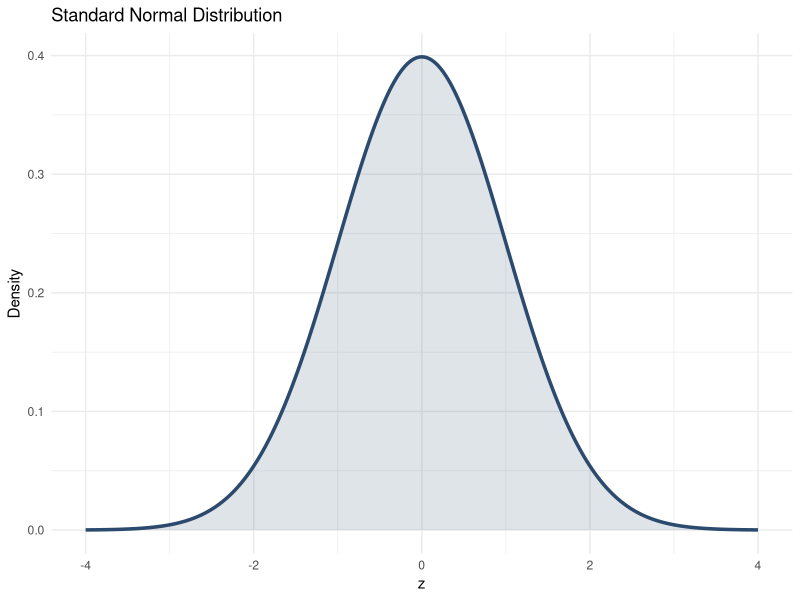
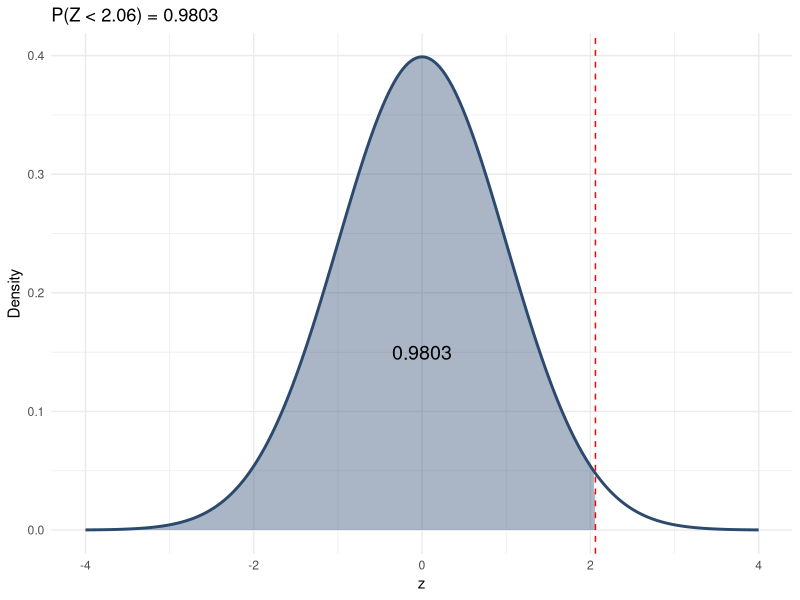
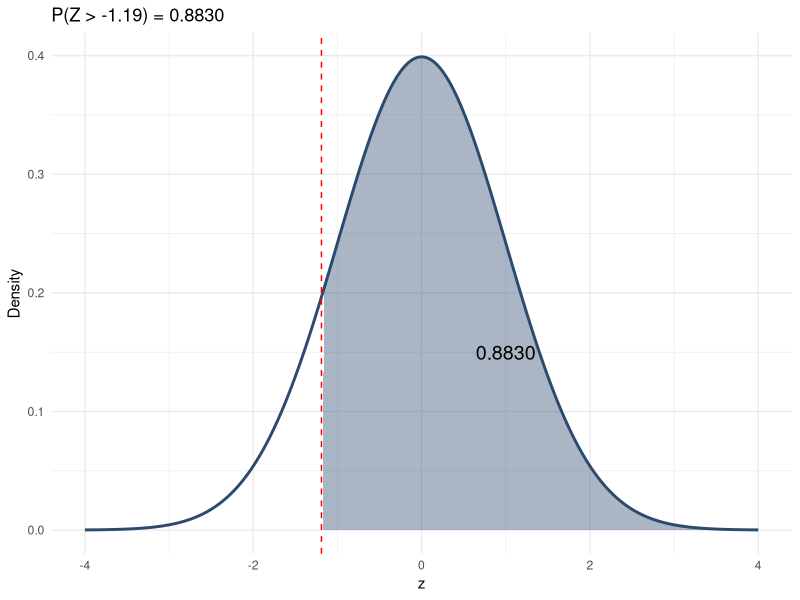
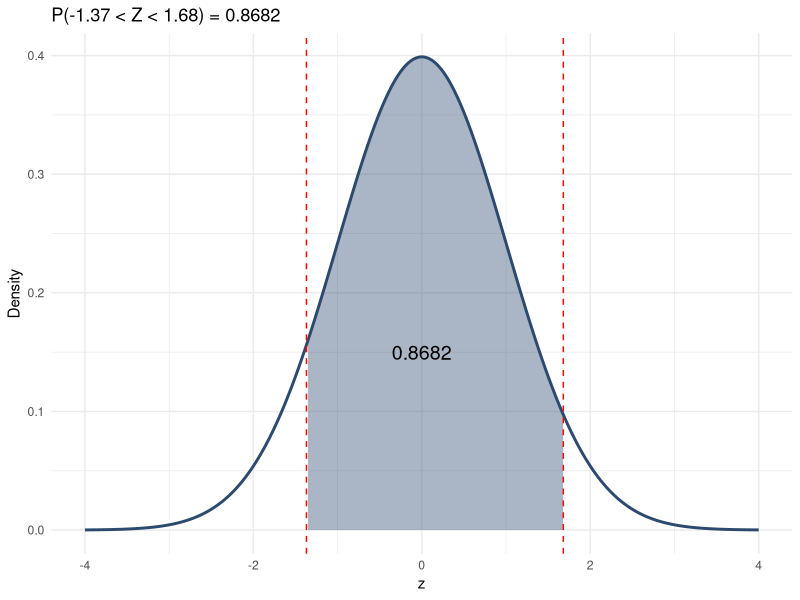
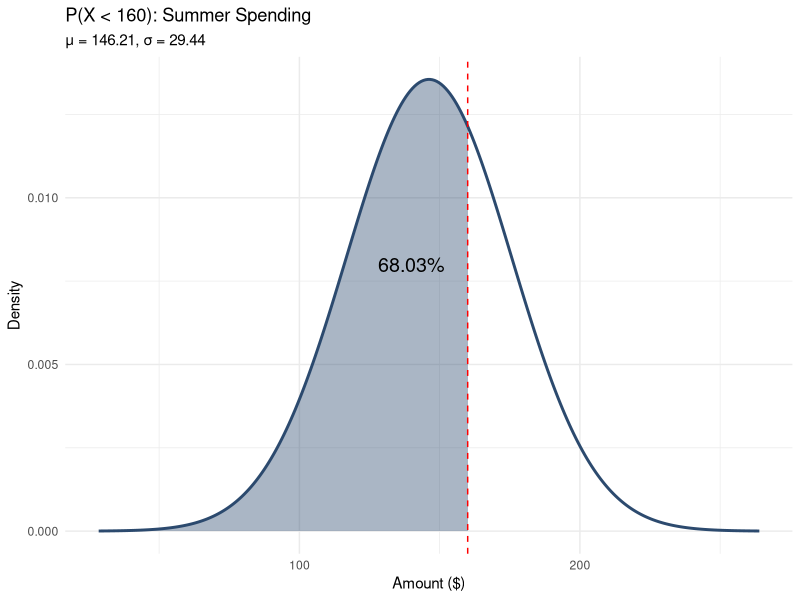
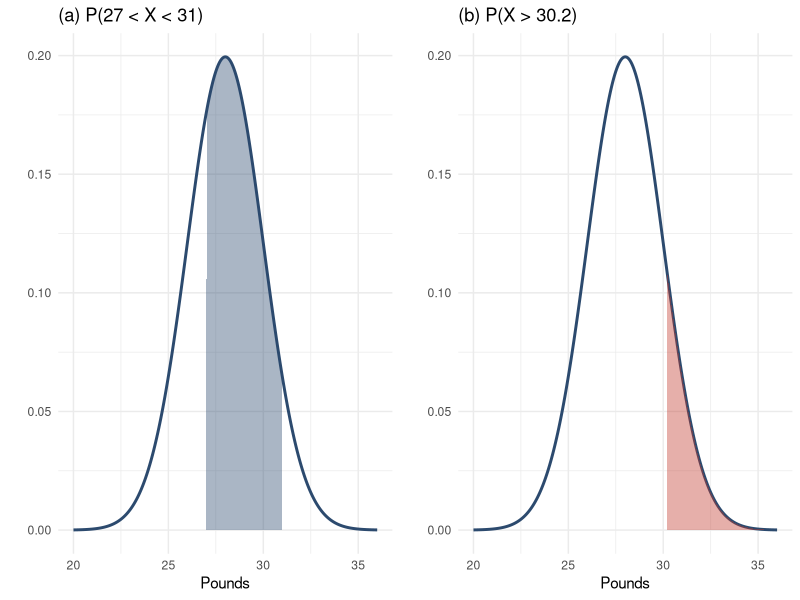
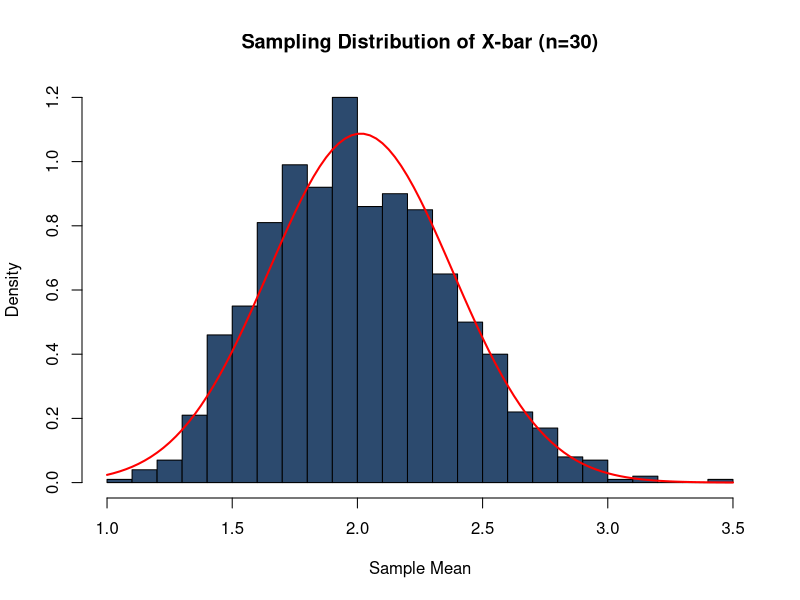

The R script that drew these images, in order:
## ---- chunk 1
library(tidyverse)
library(ggplot2)
library(gridExtra)
knitr::opts_chunk$set(echo = TRUE, warning = FALSE, message = FALSE)
## ---- chunk 2
x <- seq(-4, 4, length.out = 300)
df <- data.frame(x = x, y = dnorm(x))
ggplot(df, aes(x, y)) +
  geom_line(color = "#2c4a6e", linewidth = 1.2) +
  geom_area(fill = "#2c4a6e", alpha = 0.15) +
  labs(title = "Standard Normal Distribution",
       x = "z", y = "Density") +
  theme_minimal()
## ---- chunk 3
# Area to the LEFT of z = 2.06
pnorm(2.06)
## ---- chunk 4
x <- seq(-4, 4, length.out = 300)
df <- data.frame(x = x, y = dnorm(x))
ggplot(df, aes(x, y)) +
  geom_line(color = "#2c4a6e", linewidth = 1) +
  geom_area(data = filter(df, x <= 2.06),
            aes(x, y), fill = "#2c4a6e", alpha = 0.4) +
  annotate("text", x = 0, y = 0.15, label = "0.9803", size = 5) +
  geom_vline(xintercept = 2.06, linetype = "dashed", color = "red") +
  labs(title = "P(Z < 2.06) = 0.9803", x = "z", y = "Density") +
  theme_minimal()
## ---- chunk 5
# Area to the RIGHT of z = -1.19
1 - pnorm(-1.19)
# Equivalently:
pnorm(-1.19, lower.tail = FALSE)
## ---- chunk 6
x <- seq(-4, 4, length.out = 300)
df <- data.frame(x = x, y = dnorm(x))
ggplot(df, aes(x, y)) +
  geom_line(color = "#2c4a6e", linewidth = 1) +
  geom_area(data = filter(df, x >= -1.19),
            aes(x, y), fill = "#2c4a6e", alpha = 0.4) +
  annotate("text", x = 1, y = 0.15, label = "0.8830", size = 5) +
  geom_vline(xintercept = -1.19, linetype = "dashed", color = "red") +
  labs(title = "P(Z > -1.19) = 0.8830", x = "z", y = "Density") +
  theme_minimal()
## ---- chunk 7
# Area BETWEEN z = -1.37 and z = 1.68
pnorm(1.68) - pnorm(-1.37)
## ---- chunk 8
x <- seq(-4, 4, length.out = 300)
df <- data.frame(x = x, y = dnorm(x))
ggplot(df, aes(x, y)) +
  geom_line(color = "#2c4a6e", linewidth = 1) +
  geom_area(data = filter(df, x >= -1.37 & x <= 1.68),
            aes(x, y), fill = "#2c4a6e", alpha = 0.4) +
  annotate("text", x = 0, y = 0.15, label = "0.8682", size = 5) +
  geom_vline(xintercept = c(-1.37, 1.68), linetype = "dashed", color = "red") +
  labs(title = "P(-1.37 < Z < 1.68) = 0.8682", x = "z", y = "Density") +
  theme_minimal()
## ---- chunk 9
# (a) P(0 < Z < 2.32)
pnorm(2.32) - pnorm(0)

# (b) P(Z < 1.65)
pnorm(1.65)

# (c) P(Z > 1.91)
1 - pnorm(1.91)
## ---- chunk 10
# Find z given left-tail area = 0.7123
qnorm(0.7123)
## ---- chunk 11
mu <- 146.21; sigma <- 29.44
pnorm(160, mean = mu, sd = sigma)
## ---- chunk 12
x <- seq(mu - 4*sigma, mu + 4*sigma, length.out = 300)
df <- data.frame(x = x, y = dnorm(x, mu, sigma))
ggplot(df, aes(x, y)) +
  geom_line(color = "#2c4a6e", linewidth = 1) +
  geom_area(data = filter(df, x <= 160), aes(x, y),
            fill = "#2c4a6e", alpha = 0.4) +
  geom_vline(xintercept = 160, linetype = "dashed", color = "red") +
  annotate("text", x = 140, y = 0.008, label = "68.03%", size = 5) +
  labs(title = "P(X < 160): Summer Spending",
       subtitle = paste0("μ = ", mu, ", σ = ", sigma),
       x = "Amount ($)", y = "Density") +
  theme_minimal()
## ---- chunk 13
mu <- 28; sigma <- 2

# (a) P(27 < X < 31)
pnorm(31, mu, sigma) - pnorm(27, mu, sigma)

# (b) P(X > 30.2)
pnorm(30.2, mu, sigma, lower.tail = FALSE)
## ---- chunk 14
x <- seq(mu - 4*sigma, mu + 4*sigma, length.out = 300)
df <- data.frame(x = x, y = dnorm(x, mu, sigma))
p1 <- ggplot(df, aes(x, y)) +
  geom_line(color = "#2c4a6e", linewidth = 1) +
  geom_area(data = filter(df, x >= 27 & x <= 31),
            aes(x, y), fill = "#2c4a6e", alpha = 0.4) +
  labs(title = "(a) P(27 < X < 31)", x = "Pounds", y = "") +
  theme_minimal()
p2 <- ggplot(df, aes(x, y)) +
  geom_line(color = "#2c4a6e", linewidth = 1) +
  geom_area(data = filter(df, x >= 30.2),
            aes(x, y), fill = "#c0392b", alpha = 0.4) +
  labs(title = "(b) P(X > 30.2)", x = "Pounds", y = "") +
  theme_minimal()
gridExtra::grid.arrange(p1, p2, ncol = 2)
## ---- chunk 15
mu <- 1.64; sigma <- 0.24
p <- pnorm(1, mean = mu, sd = sigma)
p
# Expected number among 500 people
500 * p
## ---- chunk 16
mu <- 200; sigma <- 20
# Find the value X such that P(X > x) = 0.10
qnorm(0.90, mean = mu, sd = sigma)
## ---- chunk 17
mu <- 120; sigma <- 8
qnorm(0.20, mean = mu, sd = sigma)
qnorm(0.80, mean = mu, sd = sigma)
## ---- chunk 18
mu <- 110000; sigma <- 15000

# P(X > 132500)
pnorm(132500, mean = mu, sd = sigma, lower.tail = FALSE)

# Equivalent z-score
z <- (132500 - mu) / sigma
z
pnorm(z, lower.tail = FALSE)
## ---- chunk 19
mu <- 166; sigma <- 26
# Approximate probability (treating as normal)
z <- (145 - mu) / sigma
z
pnorm(145, mean = mu, sd = sigma)
## ---- chunk 20
# CLT demonstration: sampling from a skewed distribution
set.seed(42)
pop <- rexp(10000, rate = 0.5)  # skewed population
sample_means <- replicate(1000, mean(sample(pop, 30)))
hist(sample_means, breaks = 30, col = "#2c4a6e",
     main = "Sampling Distribution of X-bar (n=30)",
     xlab = "Sample Mean", freq = FALSE)
curve(dnorm(x, mean(pop), sd(pop)/sqrt(30)), add = TRUE,
      col = "red", lwd = 2)
## ---- chunk 21
mu <- 25; sigma <- 3; n <- 20
se <- sigma / sqrt(n)
se

# P(X-bar > 26.3)
pnorm(26.3, mean = mu, sd = se, lower.tail = FALSE)
## ---- chunk 22
mu <- 96; sigma <- 16; n <- 36
se <- sigma / sqrt(n)
se

# P(90 < X-bar < 100)
pnorm(100, mean = mu, sd = se) - pnorm(90, mean = mu, sd = se)
## ---- chunk 23
mu <- 218.4; sigma <- 25; n <- 40

# (a) Individual: P(X < 224)
pnorm(224, mean = mu, sd = sigma)

# (b) Sample mean: P(X-bar < 224), n = 40
se <- sigma / sqrt(n)
pnorm(224, mean = mu, sd = se)
## ---- chunk 24
n <- 300; p <- 0.06; q <- 1 - p
mu <- n * p; sigma <- sqrt(n * p * q)
cat("mu =", mu, "  sigma =", round(sigma, 4), "\n")

# Normal approximation: P(X = 25) ≈ P(24.5 < X < 25.5)
pnorm(25.5, mean = mu, sd = sigma) - pnorm(24.5, mean = mu, sd = sigma)

# Exact binomial
dbinom(25, n, p)
## ---- chunk 25
n <- 200; p <- 0.10; q <- 0.90
mu <- n * p; sigma <- sqrt(n * p * q)
cat("mu =", mu, "  sigma =", round(sigma, 4), "\n")

# P(X >= 10) with continuity correction: P(X > 9.5)
pnorm(9.5, mean = mu, sd = sigma, lower.tail = FALSE)

# Exact binomial
1 - pbinom(9, n, p)
## ---- chunk 26
n <- 100; p <- 0.32; q <- 0.68
mu <- n * p; sigma <- sqrt(n * p * q)
cat("mu =", mu, "  sigma =", round(sigma, 4), "\n")

# P(X <= 26) with continuity correction: P(X < 26.5)
pnorm(26.5, mean = mu, sd = sigma)

# Exact binomial
pbinom(26, n, p)
## ---- chunk 27
n <- 10; p <- 0.5; q <- 0.5
mu <- n * p; sigma <- sqrt(n * p * q)
cat("mu =", mu, "  sigma =", sigma, "\n")

# (a) Exact binomial
dbinom(6, n, p)

# (b) Normal approximation with continuity correction
pnorm(6.5, mean = mu, sd = sigma) - pnorm(5.5, mean = mu, sd = sigma)
